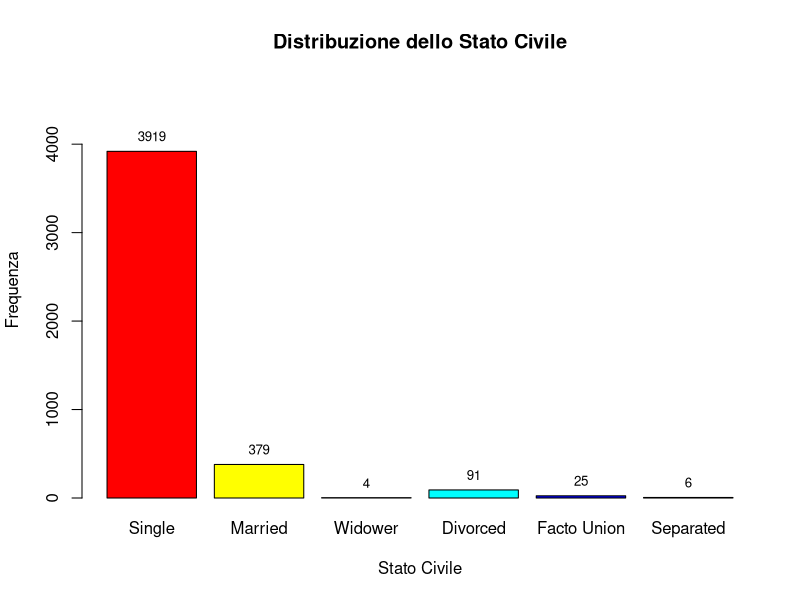
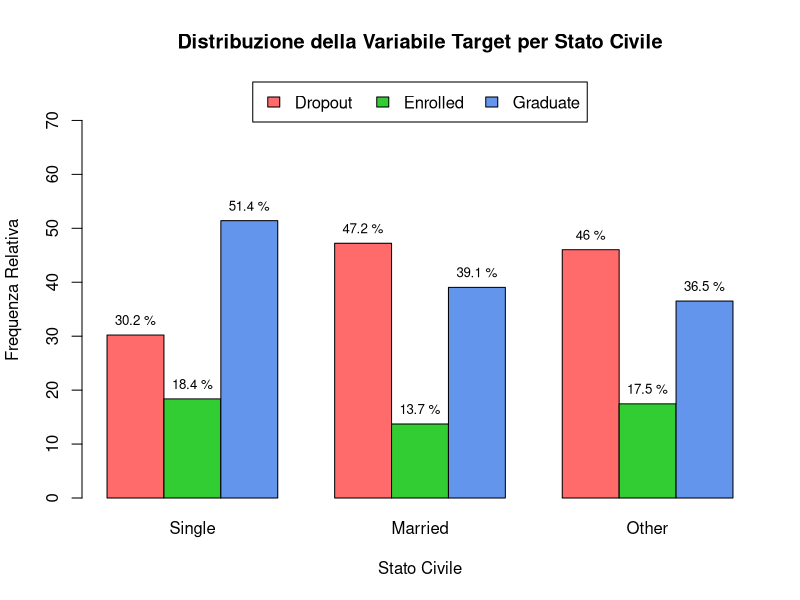

Source code (R) for these figures, in order: (Note: this script raises an error after producing the figures.)
## ---- chunk 1
# Caricamento Librerie
library(ggplot2)
library(dplyr)
library(here)
## ---- chunk 2
if(file.exists(here("dataset/dataMod.csv"))){
  data <- read.csv(here("dataset/dataMod.csv"), sep = ",", header = TRUE, check.names = FALSE)
  
  # Visualizza le prime righe
  head(data)
  
} else{
  print("Il dataset non è stato trovato nella directory")
}

## ---- chunk 3
# Crea un vettore di Label
data$`Marital_status` <- factor(data$`Marital_status`, 
                                    levels = c(1, 2, 3, 4, 5, 6),
                                    labels = c("Single", "Married", "Widower", "Divorced", "Facto Union", "Separated"))

# Calcola la frequenza massima
freq <- table(data$`Marital_status`)
max_freq <- max(freq)

# Calcola il numero di categorie
num_categories <- length(freq)

# Crea Grafico a Barre con Label
bp <- barplot(table(data$`Marital_status`), main = "Distribuzione dello Stato Civile", 
        xlab = "Stato Civile", 
        ylab = "Frequenza",
        ylim = c(0, max_freq * 1.2),
        col = rainbow(num_categories))

# Aggiungi le frequenze assolute sopra ogni barra
text(x = bp, y = freq, labels = freq, pos = 3, cex = 0.8, col = "black")
## ---- chunk 4
# Filtra i dati per studenti portoghesi e non portoghesi
Single_students <- subset(data, Marital_status == "Single")
Married_students <- subset(data, Marital_status == "Married")
Other_students <- subset(data, Marital_status != "Married" & Marital_status != "Single")

# Calcola le percentuali della variabile Target per ciascun gruppo
single_target_percent <- prop.table(table(Single_students$Target)) * 100
married_target_percent <- prop.table(table(Married_students$Target)) * 100
other_target_percent <- prop.table(table(Other_students$Target)) * 100

# Combina i dati in una matrice trasposta
combined_percent <- cbind(single_target_percent, married_target_percent, other_target_percent)

# Imposta i nomi delle colonne
colnames(combined_percent) <- c("Single", "Married", "Other")

# Crea il barplot con le barre affiancate per ciascun gruppo
bp <- barplot(combined_percent, beside = TRUE, main = "Distribuzione della Variabile Target per Stato Civile",
              xlab = "Stato Civile", ylab = "Frequenza Relativa", col = c("#FF6A6A", "#32CD32", "#6495ED"),
              ylim = c(0, max(combined_percent) * 1.5))

# Aggiungi la legenda al centro sotto il titolo
legend("top", inset = c(0, 0), 
       legend = c("Dropout", "Enrolled", "Graduate"), 
       fill = c("#FF6A6A", "#32CD32", "#6495ED"), 
       xpd = TRUE, horiz = TRUE)

# Aggiungi le percentuali sopra ciascuna barra
text(x = bp, y = combined_percent, labels = paste(round(combined_percent, 1), "%"), 
     pos = 3, cex = 0.8, col = "black")


## ---- chunk 5
par(mar = c(6, 4, 4, 2) + 0.1)

# Crea un vettore di Label
data$`Nationality` <- factor(data$`Nationality`, 
                                    levels = c(1, 2, 6, 11, 13, 14, 17, 21, 22, 24, 25, 26, 32, 41, 62, 100, 101, 103, 105, 108, 109),
                                    labels = c("Portuguese", "German", "Spanish", "Italian", "Dutch", "English", "Lithuanian",
                                               "Angolan", "Cape Verdean", "Guinean", "Mozambican", "Santomean", "Turkish", "Brazilian",
                                               "Romanian", "Moldova", "Mexican", "Ukrainian", "Russian", "Cuban", "Colombian"))

# Calcola la frequenza massima
freq <- table(data$`Nationality`)
max_freq <- max(freq)

# Calcola il numero di categorie
num_categories <- length(freq)

# Crea Grafico a Barre con Label in verticale
bp <- barplot(table(data$`Nationality`), main = "Distribuzione della Nazionalità", 
              ylab = "Frequenza",
              ylim = c(0, max_freq * 1.2),
              col = rainbow(num_categories),
              las = 2,         # Ruota le etichette dell'asse x in verticale
              cex.names = 0.8) # Dimensione delle etichette delle nazionalità

# Aggiungi le frequenze assolute sopra ogni barra
text(x = bp, y = freq, labels = freq, pos = 3, cex = 0.8, col = "black")


## ---- chunk 6
# Filtra i dati per studenti portoghesi e non portoghesi
portuguese_students <- subset(data, Nationality == "Portuguese")
non_portuguese_students <- subset(data, Nationality != "Portuguese")

# Calcola le percentuali della variabile Target per ciascun gruppo
portuguese_target_percent <- prop.table(table(portuguese_students$Target)) * 100
non_portuguese_target_percent <- prop.table(table(non_portuguese_students$Target)) * 100

# Combina i dati in una matrice trasposta
combined_percent <- cbind(portuguese_target_percent, non_portuguese_target_percent)

# Imposta i nomi delle colonne
colnames(combined_percent) <- c("Portoghese", "Non Portoghese")

# Crea il barplot con le barre affiancate per ciascun gruppo
bp <- barplot(combined_percent, beside = TRUE, main = "Distribuzione della Variabile Target per Nazionalità",
              xlab = "Nazionalità", ylab = "Frequenza Relativa", col = c("#FF6A6A", "#32CD32", "#6495ED"),
              ylim = c(0, max(combined_percent) * 1.5))

# Aggiungi la legenda al centro sotto il titolo
legend("top", inset = c(0, 0), 
       legend = c("Dropout", "Enrolled", "Graduate"), 
       fill = c("#FF6A6A", "#32CD32", "#6495ED"), 
       xpd = TRUE, horiz = TRUE)

# Aggiungi le percentuali sopra ciascuna barra
text(x = bp, y = combined_percent, labels = paste(round(combined_percent, 1), "%"), 
     pos = 3, cex = 0.8, col = "black")

## ---- chunk 7
# Assicurati che Gender e Target abbiano i livelli e le etichette corretti
data$`Gender` <- factor(data$`Gender`, levels = c(0, 1), labels = c("Female", "Male"))

# Calcola la distribuzione congiunta tra Target e Gender
target_gender_table <- table(data$Target, data$Gender)

# Calcola la frequenza assoluta di Gender
gender_totals <- colSums(target_gender_table)

# Crea il grafico a barre stacked
bp <- barplot(target_gender_table, main = "Distribuzione del Genere",
        ylab = "Frequenza Assoluta", 
        col = c("#FF6A6A", "#32CD32", "#6495ED"),
        width = 0.7,
        ylim = c(0, max(gender_totals) * 1.2))

# Aggiungi una legenda per la variabile Gender
legend("topright", legend = c("Dropout", "Enrolled", "Graduated"), fill = c("#FF6A6A", "#32CD32", "#6495ED"))

# Aggiungi le frequenze assolute sopra ciascuna barra
text(x = bp, y = gender_totals, labels = gender_totals, pos = 3, cex = 1, col = "black")

# Aggiungi le percentuali per ciascuna sezione di ogni barra
for (i in 1:ncol(target_gender_table)) {
  # Calcola la posizione cumulativa per ciascun segmento
  cumulative_values <- cumsum(target_gender_table[, i])
  
  # Calcola le percentuali di ciascun segmento
  percentages <- round(target_gender_table[, i] / gender_totals[i] * 100, 1)
  
  # Posiziona le percentuali all'interno di ciascuna sottobarra
  text(x = bp[i], y = cumulative_values - target_gender_table[, i] / 2,
       labels = paste0(percentages, "%"), cex = 0.9, col = "white", font=2)
}
## ---- chunk 8
# Calcola gli indici di sintesi per "Age_at_enrollment"
summary_stats <- list(
  Media = mean(data$Age_at_enrollment, na.rm = TRUE),
  Mediana = median(data$Age_at_enrollment, na.rm = TRUE),
  Moda = as.numeric(names(sort(table(data$Age_at_enrollment), decreasing = TRUE)[1])),
  Varianza = var(data$Age_at_enrollment, na.rm = TRUE),
  Deviazione_Standard = sd(data$Age_at_enrollment, na.rm = TRUE),
  Coefficiente_Variabilità = sd(data$Age_at_enrollment, na.rm = TRUE) / mean(data$Age_at_enrollment, na.rm = TRUE) * 100,
  Quantile_1 = quantile(data$Age_at_enrollment, 0.25, na.rm = TRUE),
  Quantile_3 = quantile(data$Age_at_enrollment, 0.75, na.rm = TRUE),
  Minimo = min(data$Age_at_enrollment, na.rm = TRUE),
  Massimo = max(data$Age_at_enrollment, na.rm = TRUE),
  Range = max(data$Age_at_enrollment, na.rm = TRUE) - min(data$Age_at_enrollment, na.rm = TRUE),
  IQR = IQR(data$Age_at_enrollment, na.rm = TRUE)
)

summary_stats
## ---- chunk 9
# Calcola media, mediana e moda di "Age_at_enrollment"
mean_age <- summary_stats$Media
median_age <- summary_stats$Mediana
mode_age <- summary_stats$Moda

# Crea l'istogramma della distribuzione di "Age_at_enrollment" con linee interrotte e scritte all'estremità
ggplot(data, aes(x = Age_at_enrollment)) +
  geom_histogram(binwidth = 1, color = "black", fill = "skyblue") +  # binwidth aumentato per barre più larghe
  annotate("segment", x = mean_age, xend = mean_age, y = 0, yend = max(table(data$Age_at_enrollment)) * 0.6, 
           color = "red", linetype = "dashed", linewidth = 1) +
  annotate("segment", x = median_age, xend = median_age, y = 0, yend = max(table(data$Age_at_enrollment)) * 0.75, 
           color = "blue", linetype = "dashed", linewidth = 1) +
  annotate("segment", x = mode_age, xend = mode_age, y = 0, yend = max(table(data$Age_at_enrollment)) * 0.9, 
           color = "darkgreen", linetype = "dashed", linewidth = 1) +
  labs(title = "Distribuzione dell'Età in fase di Immatricolazione",
       x = "Età",
       y = "Frequenza") +
  theme_minimal() +
  theme(plot.title = element_text(hjust = 0.5)) +  # Centra il titolo
  # Scritte posizionate in cima alle linee
  annotate("text", x = mode_age, y = max(table(data$Age_at_enrollment)) * 0.9, 
           label = paste("Moda =", round(mode_age, 1)), color = "darkgreen", hjust = -0.1, vjust = -0.5) +
  annotate("text", x = median_age, y = max(table(data$Age_at_enrollment)) * 0.75, 
           label = paste("Mediana =", round(median_age, 1)), color = "blue", hjust = -0.1, vjust = -0.5) +
  annotate("text", x = mean_age, y = max(table(data$Age_at_enrollment)) * 0.6, 
           label = paste("Media =", round(mean_age, 1)), color = "red", hjust = -0.1, vjust = -0.5)

## ---- chunk 10
# Crea il boxplot di "Age_at_enrollment" senza etichette sull'asse x
ggplot(data, aes(x=Age_at_enrollment, y = "")) +
  geom_boxplot(fill = "lightblue", color = "darkblue", width=0.3) +
  labs(title = "Boxplot Età in Fase di Immatricolazione",
       x = "Età") +
  theme_minimal() +
  stat_boxplot(geom = "errorbar",
               width = 0.15) +
  theme(axis.title.y = element_blank(),
        axis.text.y = element_blank(),   
        axis.ticks.y = element_blank(),
        plot.title = element_text(hjust = 0.5)) 

## ---- chunk 11
# Calcolo dei quartili e dell'intervallo interquartile per l'età
q1 <- summary_stats$Quantile_1
q3 <- summary_stats$Quantile_3
iqr <- summary_stats$IQR

# Soglie per gli outlier
lower_bound <- q1 - 1.5 * iqr
upper_bound <- q3 + 1.5 * iqr

# Creazione della colonna "Outlier" per distinguere gli studenti outlier dai normali
data$Outlier <- ifelse(data$Age_at_enrollment < lower_bound | data$Age_at_enrollment > upper_bound, "Età Non-Standard", "Età Standard")

# Tabulazione delle percentuali della variabile target per outlier e normali
library(dplyr)
data_summary <- data %>%
  group_by(Outlier, Target) %>%
  summarise(count = n()) %>%
  mutate(percentage = count / sum(count) * 100)

# Generazione del grafico a barre
library(ggplot2)
ggplot(data_summary, aes(x = Outlier, y = percentage, fill = Target)) +
  geom_bar(stat = "identity", position = position_dodge()) +
  geom_text(aes(label = paste0(round(percentage, 1), "%")), 
            position = position_dodge(width = 0.9), vjust = -0.5) +
  labs(title = "Percentuale di Successo Accademico tra Studenti di Età Standard e Non-Standard",
       x = "Tipo di Studente", y = "Percentuale") +
  theme_minimal()

